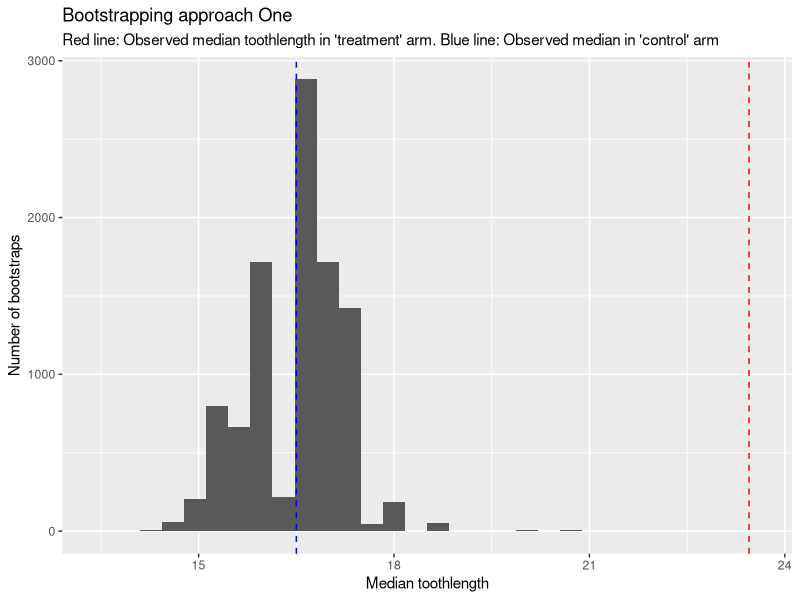
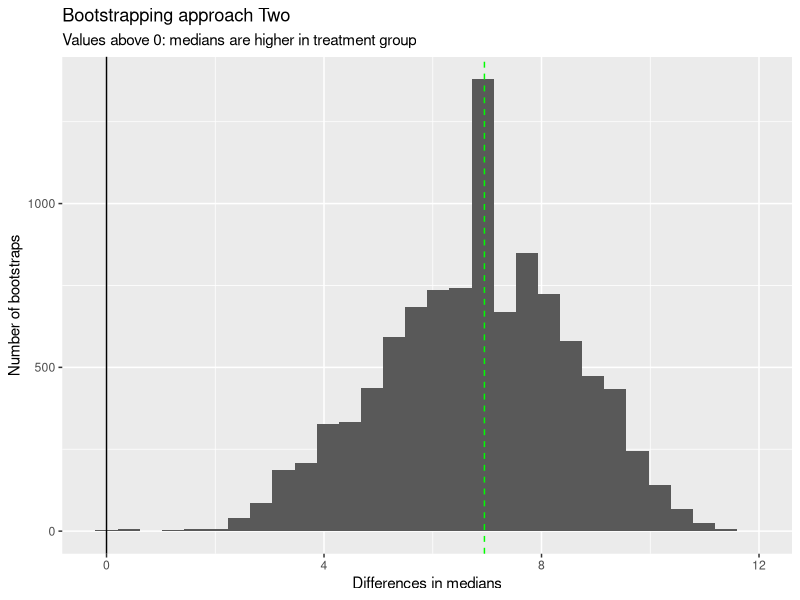

These charts were generated, in order, by the following R code:
## ---- chunk 1
library(tidyverse)
df <- ToothGrowth |> tibble()
df

## ---- chunk 2
Nreps <- 10000 # Number of bootstrap replicates

bs_med_vc <- vector(mode = 'numeric',  length = Nreps) #Vector for holding bootstrapped medians

dta_vc <- df |>
    filter(supp == "VC", dose == 1.0) # The equivalent of our 'control' population

control_toothlengths <- dta_vc |> pull(len) # Literally pulling teeth!

Ncontrol <- length(control_toothlengths) #Length of 'control' population sample

for (i in 1:Nreps){
    bs_c_length <- sample(
        control_toothlengths, 
        size = Ncontrol,
        replace = TRUE
    ) # resampling to the same length as the 'control' population

    this_bs_control_median <- median(bs_c_length)
    bs_med_vc[i] <- this_bs_control_median
}
## ---- chunk 3
treatment_toothlengths <- df |>
    filter(supp == "OJ", dose == 1.0) |>
    pull(len) # pulling teeth for the 'treatment' population

obs_med_oj <- median(treatment_toothlengths)

tibble(bs_control_median = bs_med_vc) |>
    ggplot(aes(x=bs_control_median)) +
    geom_histogram() +
    geom_vline(xintercept = obs_med_oj, colour = "red", linetype = "dashed") + 
    geom_vline(xintercept = median(control_toothlengths), colour = "blue", linetype = "dashed") + 
    labs(
       x = "Median toothlength",
       y = "Number of bootstraps",
       title = "Bootstrapping approach One",
       subtitle = "Red line: Observed median toothlength in 'treatment' arm. Blue line: Observed median in 'control' arm"
    )

## ---- chunk 4
Nreps <- 10000 # Number of bootstrap replicates

bs_diff_meds <- vector(mode = 'numeric',  length = Nreps) #Vector for holding differences in bootstrapped medians

dta_vc <- df |>
    filter(supp == "VC", dose == 1.0) # The equivalent of our 'control' population

control_toothlengths <- dta_vc |> pull(len) # Literally pulling teeth!

Ncontrol <- length(control_toothlengths) #Length of 'control' population sample

dta_oj <- df |>
    filter(supp == "OJ", dose == 1.0) # The equivalent of our 'treatment' population

treatment_toothlengths <- dta_oj |> pull(len) # Literally pulling teeth!

Ntreatment <- length(treatment_toothlengths) #Length of 'treatment' population sample


for (i in 1:Nreps){
    bs_c_length <- sample(
        control_toothlengths, 
        size = Ncontrol,
        replace = TRUE
    ) # resampling to the same length as the 'control' population

    this_bs_control_median <- median(bs_c_length)

    bs_t_length <- sample(
        treatment_toothlengths, 
        size = Ntreatment,
        replace = TRUE
    ) # resampling to the same length as the 'control' population

    this_bs_treat_median <- median(bs_t_length)

    bs_diff_meds[i] <- this_bs_treat_median - this_bs_control_median
}

## ---- chunk 5
tibble(bs_diffs_median = bs_diff_meds) |>
    ggplot(aes(x=bs_diffs_median)) +
    geom_histogram() +
    geom_vline(xintercept = 0) + 
    geom_vline(
        xintercept = median(treatment_toothlengths) - median(control_toothlengths), linetype = "dashed", colour = "green"         
        ) + 
    labs(
       x = "Differences in medians",
       y = "Number of bootstraps",
       title = "Bootstrapping approach Two",
       subtitle = "Values above 0: medians are higher in treatment group"
    )

## ---- chunk 6
sum(bs_diff_meds < 0) / Nreps

